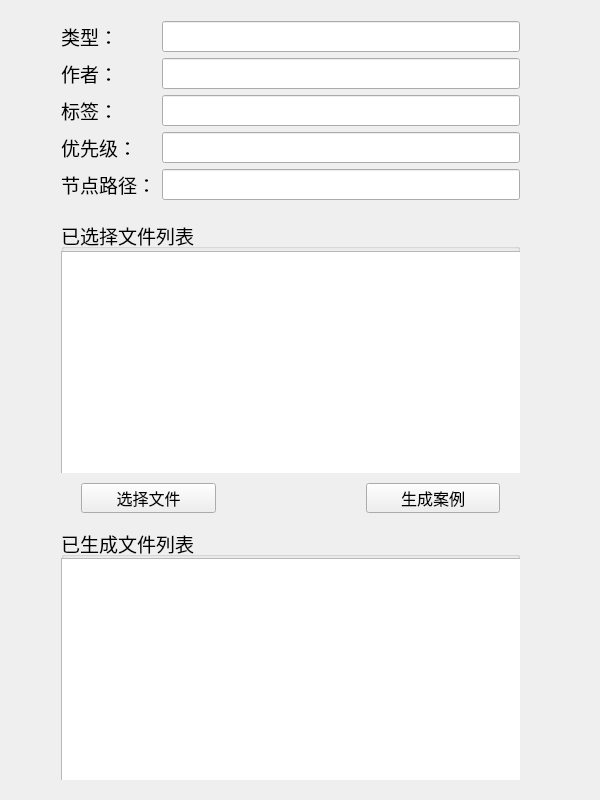
<?xml version="1.0" encoding="UTF-8"?>
<ui version="4.0">
 <class>MainWindow</class>
 <widget class="QWidget" name="app_demoClass">
  <property name="geometry">
   <rect>
    <x>0</x>
    <y>0</y>
    <width>600</width>
    <height>800</height>
   </rect>
  </property>
  <property name="windowTitle">
   <string>app_demo</string>
  </property>
  <widget class="QWidget" name="">
   <property name="geometry">
    <rect>
     <x>50</x>
     <y>10</y>
     <width>481</width>
     <height>201</height>
    </rect>
   </property>
   <layout class="QFormLayout" name="formLayout">
    <item row="0" column="0">
     <widget class="QLabel" name="label">
      <property name="sizePolicy">
       <sizepolicy hsizetype="Preferred" vsizetype="Expanding">
        <horstretch>0</horstretch>
        <verstretch>0</verstretch>
       </sizepolicy>
      </property>
      <property name="font">
       <font>
        <pointsize>14</pointsize>
       </font>
      </property>
      <property name="text">
       <string>类型：</string>
      </property>
     </widget>
    </item>
    <item row="0" column="1">
     <widget class="QLineEdit" name="lineEdit">
      <property name="sizePolicy">
       <sizepolicy hsizetype="Expanding" vsizetype="Expanding">
        <horstretch>0</horstretch>
        <verstretch>0</verstretch>
       </sizepolicy>
      </property>
      <property name="font">
       <font>
        <pointsize>14</pointsize>
       </font>
      </property>
     </widget>
    </item>
    <item row="1" column="0">
     <widget class="QLabel" name="label_2">
      <property name="sizePolicy">
       <sizepolicy hsizetype="Preferred" vsizetype="Expanding">
        <horstretch>0</horstretch>
        <verstretch>0</verstretch>
       </sizepolicy>
      </property>
      <property name="font">
       <font>
        <pointsize>14</pointsize>
       </font>
      </property>
      <property name="text">
       <string>作者：</string>
      </property>
     </widget>
    </item>
    <item row="1" column="1">
     <widget class="QLineEdit" name="lineEdit_2">
      <property name="sizePolicy">
       <sizepolicy hsizetype="Expanding" vsizetype="Expanding">
        <horstretch>0</horstretch>
        <verstretch>0</verstretch>
       </sizepolicy>
      </property>
      <property name="font">
       <font>
        <pointsize>14</pointsize>
        <bold>false</bold>
       </font>
      </property>
     </widget>
    </item>
    <item row="2" column="0">
     <widget class="QLabel" name="label_3">
      <property name="sizePolicy">
       <sizepolicy hsizetype="Preferred" vsizetype="Expanding">
        <horstretch>0</horstretch>
        <verstretch>0</verstretch>
       </sizepolicy>
      </property>
      <property name="font">
       <font>
        <pointsize>14</pointsize>
       </font>
      </property>
      <property name="text">
       <string>标签：</string>
      </property>
     </widget>
    </item>
    <item row="2" column="1">
     <widget class="QLineEdit" name="lineEdit_3">
      <property name="sizePolicy">
       <sizepolicy hsizetype="Expanding" vsizetype="Expanding">
        <horstretch>0</horstretch>
        <verstretch>0</verstretch>
       </sizepolicy>
      </property>
      <property name="font">
       <font>
        <pointsize>14</pointsize>
       </font>
      </property>
     </widget>
    </item>
    <item row="3" column="0">
     <widget class="QLabel" name="label_4">
      <property name="sizePolicy">
       <sizepolicy hsizetype="Preferred" vsizetype="Expanding">
        <horstretch>0</horstretch>
        <verstretch>0</verstretch>
       </sizepolicy>
      </property>
      <property name="font">
       <font>
        <pointsize>14</pointsize>
       </font>
      </property>
      <property name="text">
       <string>优先级：</string>
      </property>
     </widget>
    </item>
    <item row="3" column="1">
     <widget class="QLineEdit" name="lineEdit_4">
      <property name="sizePolicy">
       <sizepolicy hsizetype="Expanding" vsizetype="Expanding">
        <horstretch>0</horstretch>
        <verstretch>0</verstretch>
       </sizepolicy>
      </property>
      <property name="font">
       <font>
        <pointsize>14</pointsize>
       </font>
      </property>
     </widget>
    </item>
    <item row="4" column="0">
     <widget class="QLabel" name="label_5">
      <property name="sizePolicy">
       <sizepolicy hsizetype="Preferred" vsizetype="Expanding">
        <horstretch>0</horstretch>
        <verstretch>0</verstretch>
       </sizepolicy>
      </property>
      <property name="font">
       <font>
        <pointsize>14</pointsize>
       </font>
      </property>
      <property name="text">
       <string>节点路径：</string>
      </property>
     </widget>
    </item>
    <item row="4" column="1">
     <widget class="QLineEdit" name="lineEdit_5">
      <property name="sizePolicy">
       <sizepolicy hsizetype="Preferred" vsizetype="Expanding">
        <horstretch>100</horstretch>
        <verstretch>0</verstretch>
       </sizepolicy>
      </property>
      <property name="font">
       <font>
        <pointsize>14</pointsize>
       </font>
      </property>
     </widget>
    </item>
   </layout>
  </widget>
  <widget class="QWidget" name="">
   <property name="geometry">
    <rect>
     <x>50</x>
     <y>210</y>
     <width>481</width>
     <height>581</height>
    </rect>
   </property>
   <layout class="QGridLayout" name="gridLayout" rowstretch="10,1,10" columnstretch="0">
    <property name="topMargin">
     <number>10</number>
    </property>
    <property name="verticalSpacing">
     <number>10</number>
    </property>
    <item row="2" column="0">
     <widget class="QGroupBox" name="groupBox_2">
      <property name="font">
       <font>
        <pointsize>14</pointsize>
       </font>
      </property>
      <property name="title">
       <string>已生成文件列表</string>
      </property>
      <widget class="QTextBrowser" name="textBrowser_2">
       <property name="geometry">
        <rect>
         <x>0</x>
         <y>30</y>
         <width>471</width>
         <height>231</height>
        </rect>
       </property>
      </widget>
      <widget class="QScrollBar" name="verticalScrollBar_2">
       <property name="geometry">
        <rect>
         <x>460</x>
         <y>30</y>
         <width>21</width>
         <height>231</height>
        </rect>
       </property>
       <property name="sizePolicy">
        <sizepolicy hsizetype="Minimum" vsizetype="Expanding">
         <horstretch>0</horstretch>
         <verstretch>100</verstretch>
        </sizepolicy>
       </property>
       <property name="orientation">
        <enum>Qt::Orientation::Vertical</enum>
       </property>
      </widget>
     </widget>
    </item>
    <item row="0" column="0">
     <widget class="QGroupBox" name="groupBox">
      <property name="font">
       <font>
        <pointsize>14</pointsize>
       </font>
      </property>
      <property name="title">
       <string>已选择文件列表</string>
      </property>
      <widget class="QTextBrowser" name="textBrowser">
       <property name="geometry">
        <rect>
         <x>0</x>
         <y>31</y>
         <width>481</width>
         <height>241</height>
        </rect>
       </property>
      </widget>
      <widget class="QScrollBar" name="verticalScrollBar">
       <property name="geometry">
        <rect>
         <x>460</x>
         <y>29</y>
         <width>20</width>
         <height>241</height>
        </rect>
       </property>
       <property name="sizePolicy">
        <sizepolicy hsizetype="Expanding" vsizetype="Expanding">
         <horstretch>0</horstretch>
         <verstretch>0</verstretch>
        </sizepolicy>
       </property>
       <property name="orientation">
        <enum>Qt::Orientation::Vertical</enum>
       </property>
      </widget>
     </widget>
    </item>
    <item row="1" column="0">
     <layout class="QHBoxLayout" name="horizontalLayout" stretch="0,0">
      <property name="spacing">
       <number>150</number>
      </property>
      <property name="sizeConstraint">
       <enum>QLayout::SizeConstraint::SetDefaultConstraint</enum>
      </property>
      <property name="leftMargin">
       <number>20</number>
      </property>
      <property name="rightMargin">
       <number>20</number>
      </property>
      <property name="bottomMargin">
       <number>5</number>
      </property>
      <item>
       <widget class="QPushButton" name="pushButton">
        <property name="minimumSize">
         <size>
          <width>0</width>
          <height>30</height>
         </size>
        </property>
        <property name="maximumSize">
         <size>
          <width>16777215</width>
          <height>30</height>
         </size>
        </property>
        <property name="font">
         <font>
          <pointsize>12</pointsize>
         </font>
        </property>
        <property name="text">
         <string>选择文件</string>
        </property>
       </widget>
      </item>
      <item>
       <widget class="QPushButton" name="pushButton_2">
        <property name="sizePolicy">
         <sizepolicy hsizetype="Minimum" vsizetype="Fixed">
          <horstretch>0</horstretch>
          <verstretch>30</verstretch>
         </sizepolicy>
        </property>
        <property name="minimumSize">
         <size>
          <width>0</width>
          <height>30</height>
         </size>
        </property>
        <property name="maximumSize">
         <size>
          <width>16777215</width>
          <height>30</height>
         </size>
        </property>
        <property name="font">
         <font>
          <pointsize>12</pointsize>
         </font>
        </property>
        <property name="text">
         <string>生成案例</string>
        </property>
       </widget>
      </item>
     </layout>
    </item>
   </layout>
  </widget>
 </widget>
 <layoutdefault spacing="6" margin="11"/>
 <resources>
  <include location="app_demo.qrc"/>
 </resources>
 <connections/>
</ui>
